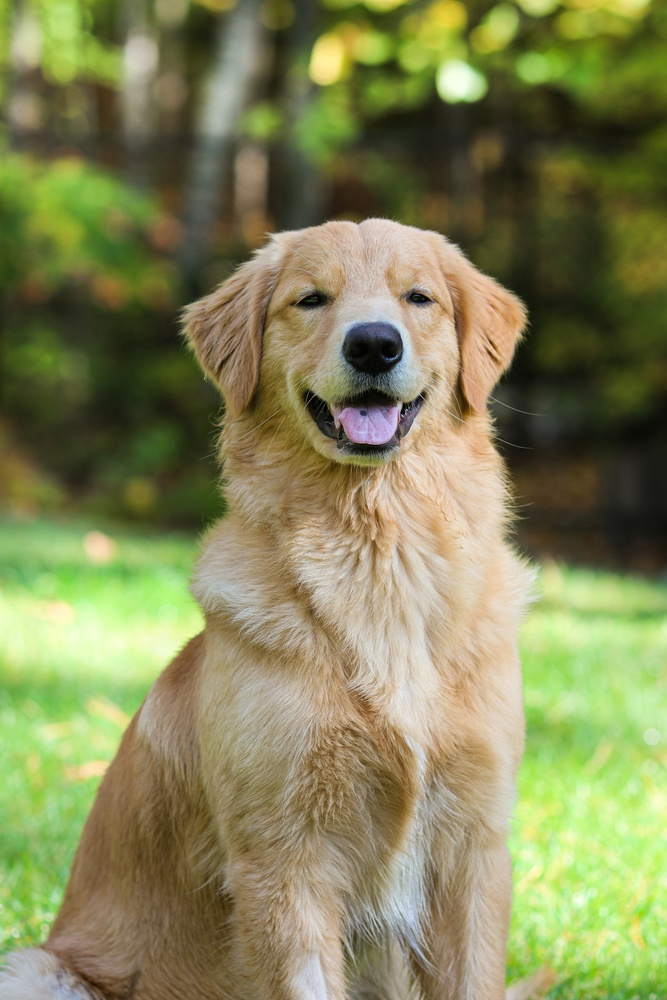
#> input picture 01-opencv-image-analyzer/images/sample.jpg, 667 x 1000 px, shrunk from 4000 x 6000 before the run
$ jupyter execute image_analyzer.ipynb   (shell and % lines are left out)
#> lines starting #> are read from the running program, lines starting #| are printed output that depends on the picture; after the words box and inside, x2 and y2 are one past the last pixel; in counts of white or black regions, pixels touching at a corner belong together
# OpenCV Image Analyzer

This project demonstrates image processing techniques
using Python and OpenCV.

[cell 1]
import cv2

[cell 2]
photo = cv2.imread("../images/sample.jpg")
#> photo is the input picture: shape (1000, 667, 3); mean B, G, R 88.2, 133.6, 131.7

[cell 3]
print(type(photo))
#| <class 'numpy.ndarray'>
print(photo is None) #To check image is loaded or not
#| False

Shape Details

[cell 4]
print(photo.shape)
#| (1000, 667, 3)

[cell 5]
#We can Extract Information as below:
#height = photo.shape[0]
#width = photo.shape[1]
#channels = photo.shape[2]

#But we don't need to becuase .shape is a tuple having all this information
height, width, channels = photo.shape #like this we can extract
#> height = 1000; width = 667; channels = 3

#Lets call those details directly
print(f"Height: {height}")
#| Height: 1000
print(f"Width: {width}")
#| Width: 667
print(f"Channels: {channels}")
#| Channels: 3

[cell 6]
pixel_count = height * width
#> pixel_count = 667000
print(f"Total Pixel: {pixel_count}")
#| Total Pixel: 667000

[cell 7]
from matplotlib import pyplot as plt

[cell 8]
plt.imshow(photo)
#plt.show()

Note: OpenCV uses BGR instead or RGB

[cell 9]
photo_rgb = cv2.cvtColor(photo, cv2.COLOR_BGR2RGB)
plt.imshow(photo_rgb)
plt.show()

[cell 10]
aspect_ratio = width/height
#> aspect_ratio = 0.667
print(f"Aspect Ratio: {aspect_ratio: .2f}")
#| Aspect Ratio:  0.67

[cell 11]
plt.imshow(photo_rgb)
plt.axis("off")
plt.show()

## Grayscale Conversion

Converting the image from color to grayscale simplifies processing
by reducing the number of channels from 3 to 1.

[cell 12]
photo_gray = cv2.cvtColor( photo, cv2.COLOR_BGR2GRAY)
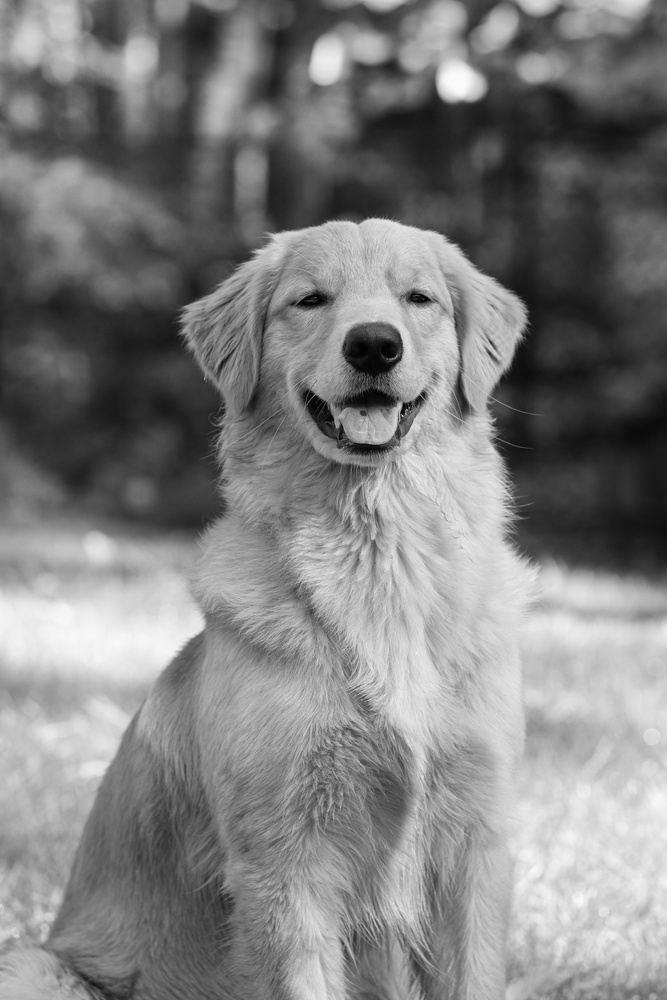
#> photo_gray: shape (1000, 667); min 0, max 251, mean 127.8

[cell 13]
print(f"Original Shape: {photo.shape}")
#| Original Shape: (1000, 667, 3)
print(f"Gray Shape: {photo_gray.shape}")
#| Gray Shape: (1000, 667)

[cell 14]
plt.imshow(photo_gray) #Need to use cmap to get the correct gray image
plt.show()

[cell 15]
plt.imshow(photo_gray, cmap="gray")
plt.show()

[cell 16]
plt.figure(figsize=(10,5))

plt.subplot(1,2,1)
plt.imshow(photo_rgb)
plt.title("Original Photo")
plt.axis("off")

plt.subplot(1,2,2)
plt.imshow(photo_gray, cmap="gray")
plt.title("Grayscale Photo")
plt.axis("off")

plt.savefig("../images/outputs/comparision_original_gray.png", bbox_inches="tight")
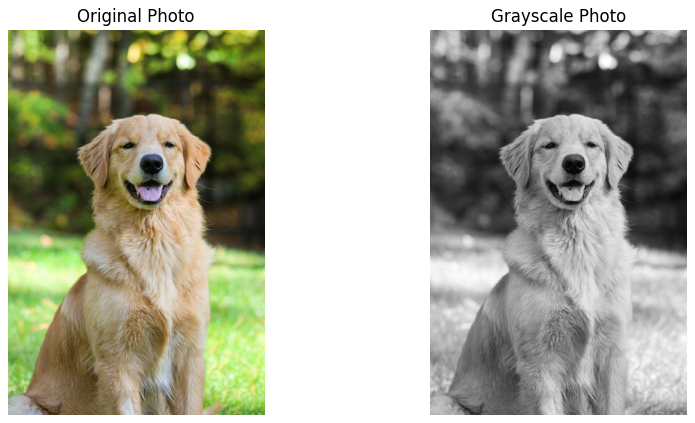
#> figure drawn by matplotlib, 2 panels
plt.show()

[cell 17]
cv2.imwrite("../images/outputs/gray_dog.jpg", photo_gray)
#> Out = True

[cell 18]
print(f"Original Channels : {photo.shape[2]}")
#| Original Channels : 3
print(f"Gray Dimensions : {len(photo_gray.shape)}")
#| Gray Dimensions : 2

## Image Blurring(Noise Reduction)

Gaussian Blur reduces image noise and helps improve edge detection results

[cell 19]
photo_blur = cv2.GaussianBlur(photo_gray, (5,5),0)
#(5,5) - Kernel Size(Blur Setting), Light blur - (3,3), Heavy blur - (15,15)
#0 - sigma value, 0 is its default value where OpenCV calculate automatically

[cell 20]
plt.imshow(photo_blur, cmap="gray")
plt.axis("off")
plt.show()

[cell 21]
plt.figure(figsize=(10,5))

plt.subplot(1,2,1)
plt.imshow(photo_gray, cmap="gray")
plt.title("Gray Photo")
plt.axis("off")

plt.subplot(1,2,2)
plt.imshow(photo_blur, cmap="gray")
plt.title("Blurred Photo")
plt.axis("off")

plt.savefig("../images/outputs/gray_vs_blur.png", bbox_inches="tight")
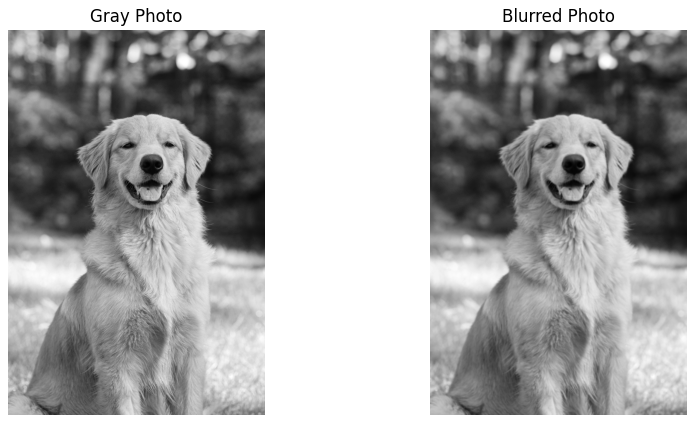
#> figure drawn by matplotlib, 2 panels
plt.show()

[cell 22]
cv2.imwrite("../images/outputs/blurred_dog.jpg", photo_blur)
#> Out = True

[cell 23]
extra_blur = cv2.GaussianBlur(photo_gray, (15,15),0)

plt.imshow(extra_blur, cmap="gray")
plt.axis("off")
plt.show()

## Canny Edge Detection

Canny Edge Detection identifies the boundaries of objects in an image and is commonly used before image analysis and object recognition

[cell 24]
photo_edge = cv2.Canny(photo_blur, 100, 200)
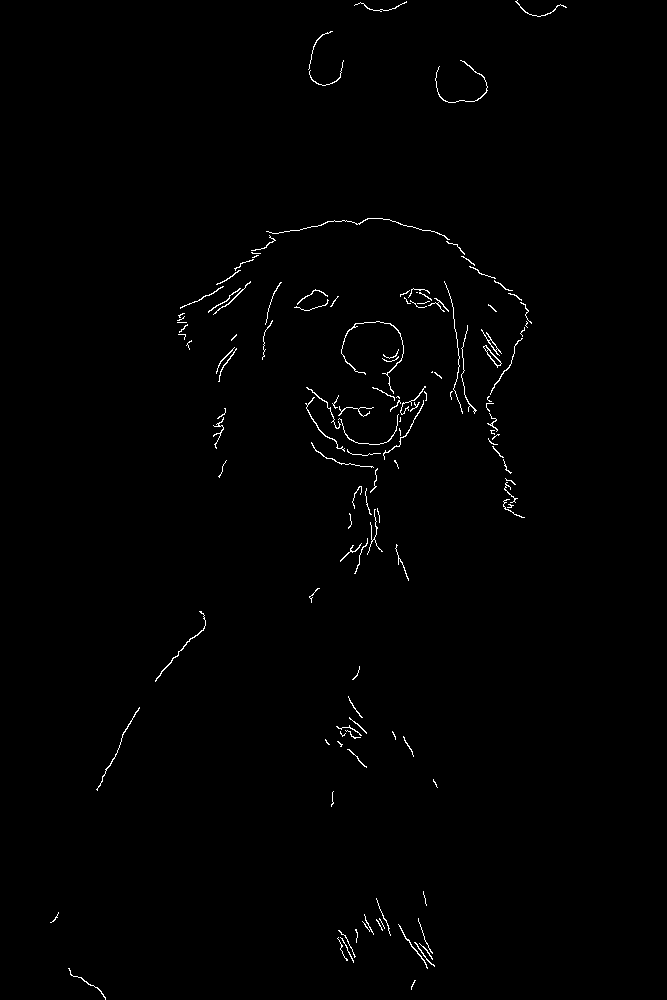
#> photo_edge: shape (1000, 667); 0.76% white in thin lines or dots, all inside (x1, y1, x2, y2) = (50, 0, 567, 1000)
#100 -- Lower Threshold, weak edges below this value are ignore
#200 -- Higher Threshold, strong edges above this value are definitely kept

[cell 25]
plt.imshow(photo_edge, cmap="gray")
plt.title("Canny Edge Detection")
plt.axis("off")
plt.show()

[cell 26]
plt.figure(figsize=(10,5))

plt.subplot(1,2,1)
plt.imshow(photo_blur, cmap="gray")
plt.title("Blurred Photo")
plt.axis("off")

plt.subplot(1,2,2)
plt.imshow(photo_edge, cmap="gray")
plt.title("Canny Edge Detection")
plt.axis("off")

plt.savefig("../images/outputs/blur_vs_edge.png", bbox_inches="tight")
plt.show()

[cell 27]
cv2.imwrite("../images/outputs/edge_dog.jpg", photo_edge)
#> Out = True

[cell 28]
photo_edge_2 = cv2.Canny(photo_gray, 50, 150)
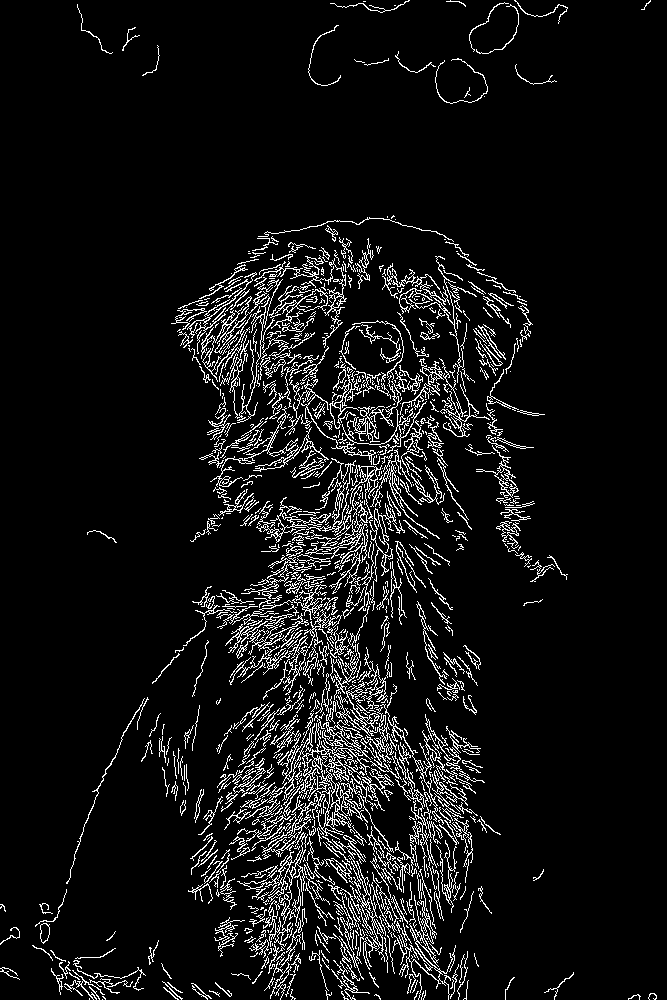
#> photo_edge_2: shape (1000, 667); 7.4% white in thin lines or dots
plt.imshow(photo_edge_2, cmap="gray")
plt.axis("off")
plt.show()

[cell 29]
plt.figure(figsize=(12,10))

plt.subplot(2,2,1)
plt.imshow(photo_rgb)
plt.title("Original Photo")
plt.axis("off")

plt.subplot(2,2,2)
plt.imshow(photo_gray, cmap="gray")
plt.title("Grayscale Photo")
plt.axis("off")

plt.subplot(2,2,3)
plt.imshow(photo_blur, cmap="gray")
plt.title("Blurred Photo")
plt.axis("off")

plt.subplot(2,2,4)
plt.imshow(photo_edge, cmap="gray")
plt.title("Canny Edge Detection")
plt.axis("off")

plt.savefig("../images/outputs/final_comparision.png", bbox_inches="tight")
plt.show()
